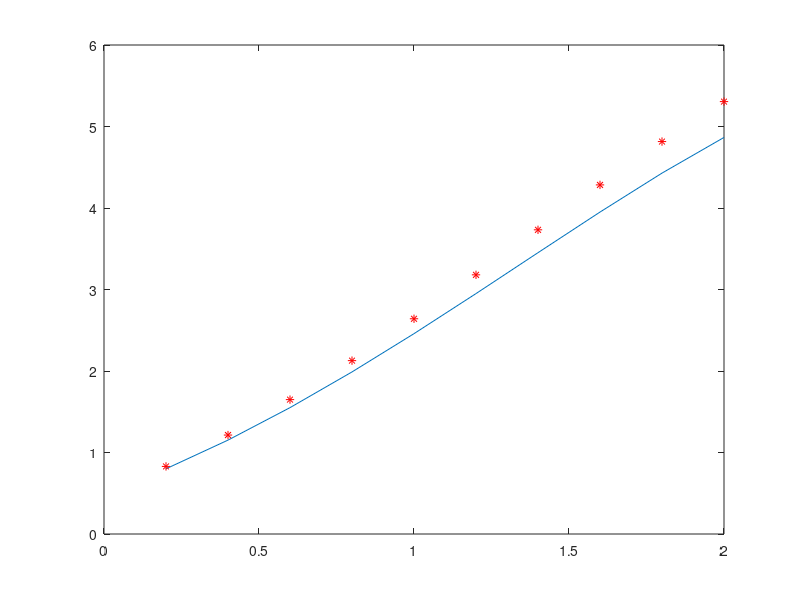

Here is the MATLAB script that generated this plot:
function [] = MetodaEuler ()

N = 10;
a = 2;
h = a/N;
t0 = 0;
y0 = 0.5;

f = inline('y-t^2+1','t','y');
t(1) = t0 + h;
y(1) = y0 + h * f(t0,y0);

for i=1:N-1
    
    t(i+1) = t(i) + h;
    y(i+1) = y(i) + h * f(t(i),y(i));
    
    
end

plot(t,y);
y
yex = (t+1).^2 - 1/2 * exp(t);
hold on,
plot(t, yex, '*r');
p = yex - y

end

